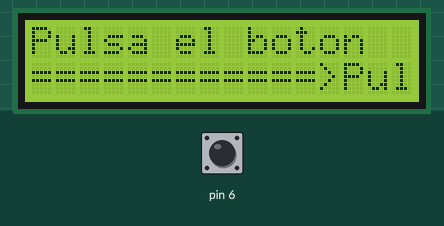
This sketch was run on a simulated Arduino Uno, built with avr-gcc and run on an emulated ATmega328P. Shown: 16×2 character LCD. The test bench sets the inputs (shaded band); at power-on: pin 6 HIGH.

Above: at 1.2 s.
1.3 s: pin 6 driven LOW
At 2.2 s:
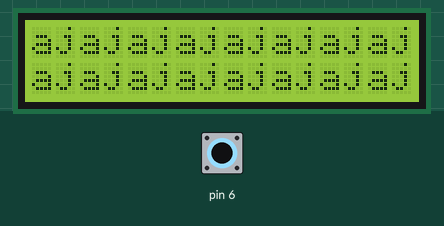
2.8 s: pin 6 driven HIGH
At 3.2 s:
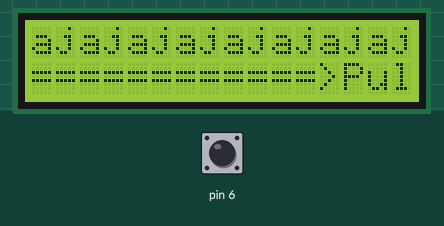
4.3 s: pin 6 driven LOW
At 5.5 s:
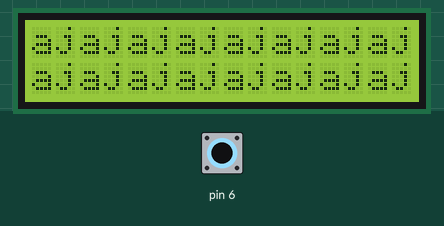
5.8 s: pin 6 driven HIGH
At 6.6 s:
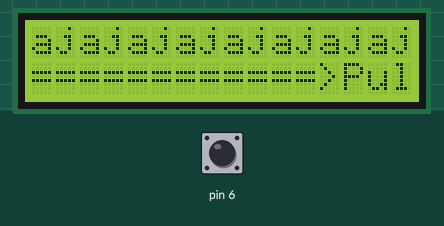
7.3 s: pin 6 driven LOW
At 8.0 s:
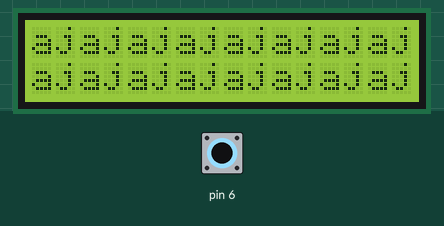
8.8 s: pin 6 pulsed HIGH 5 times (0.12 s each, 0.3 s apart)
Timing chart, 0 to 11.8 s (numbered marks = the images above; inputs shaded):
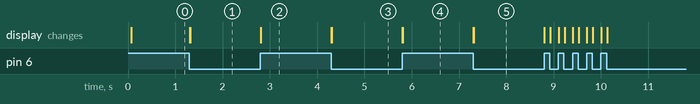

The sketch:

pulsado_pantalla.ino
```cpp
// Display LCD más pulsador

#include <LiquidCrystal.h>


LiquidCrystal lcd(12, 11, 5, 4, 3, 2);
void setup()
{
 lcd.begin(16, 2);
 pinMode(6, INPUT);
}
void loop()
{

 if (digitalRead(6)== LOW)
 {
   lcd.print("jaja");
 }
 else
 {
 lcd.print("Pulsa el boton ");
 lcd.setCursor(0,1);
 lcd.print("============>");
 }
 }
```

Measured:
- after the input at 1.3 s, the display: first changes at once (image 1 shows a later state)
- after the input at 2.8 s, the display: first changes at once (image 2 shows a later state)
- after the input at 4.3 s, the display: first changes at once (image 3 shows a later state)
- after the input at 5.8 s, the display: first changes at once (image 4 shows a later state)
- after the input at 7.3 s, the display: first changes at once (image 5 shows a later state)
